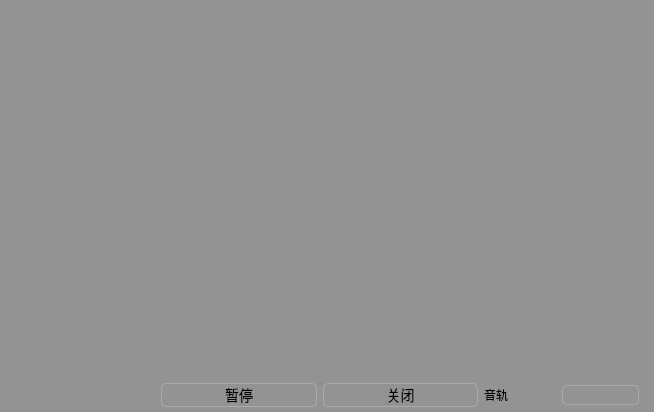
<?xml version="1.0" encoding="UTF-8"?>
<ui version="4.0">
 <class>MP4Player</class>
 <widget class="QMainWindow" name="MP4Player">
  <property name="geometry">
   <rect>
    <x>0</x>
    <y>0</y>
    <width>654</width>
    <height>412</height>
   </rect>
  </property>
  <property name="windowTitle">
   <string>歌曲预览</string>
  </property>
  <property name="styleSheet">
   <string notr="true">QWidget {	
	background: #939393;
	color: whitesmoke;
}

VlcWidgetVideo{
	background:#333333;
}</string>
  </property>
  <widget class="QWidget" name="centralwidget">
   <layout class="QVBoxLayout" name="verticalLayout">
    <property name="leftMargin">
     <number>0</number>
    </property>
    <property name="topMargin">
     <number>0</number>
    </property>
    <property name="rightMargin">
     <number>0</number>
    </property>
    <property name="bottomMargin">
     <number>5</number>
    </property>
    <item>
     <widget class="VlcWidgetVideo" name="video" native="true"/>
    </item>
    <item>
     <widget class="VlcWidgetSeek" name="seek" native="true">
      <property name="sizePolicy">
       <sizepolicy hsizetype="Preferred" vsizetype="Maximum">
        <horstretch>0</horstretch>
        <verstretch>0</verstretch>
       </sizepolicy>
      </property>
     </widget>
    </item>
    <item>
     <layout class="QHBoxLayout" name="horizontalLayout_2">
      <property name="rightMargin">
       <number>15</number>
      </property>
      <item>
       <widget class="VlcWidgetVolumeSlider" name="volume" native="true">
        <property name="sizePolicy">
         <sizepolicy hsizetype="Preferred" vsizetype="Maximum">
          <horstretch>0</horstretch>
          <verstretch>0</verstretch>
         </sizepolicy>
        </property>
       </widget>
      </item>
      <item>
       <widget class="QPushButton" name="pause">
        <property name="styleSheet">
         <string notr="true">QPushButton{
    background-color: rgb(147, 147, 147);
    border: 1px solid rgb(170, 170, 170);
    color:rgb(0, 0, 0);
    font-size:14px;
    border-radius:5px;    
}
QPushButton:hover{
    background-color:rgb(255, 255, 255);
    border: 1px solid rgb(42, 42, 42);
    color:rgb(42, 42, 42);
}

QPushButton:pressed{
    background-color: rgb(255, 146, 62);
    border: 1px solid rgb(255, 146, 62);
    color:rgb(255, 255, 255);
}</string>
        </property>
        <property name="text">
         <string>暂停</string>
        </property>
        <property name="checkable">
         <bool>true</bool>
        </property>
       </widget>
      </item>
      <item>
       <widget class="QPushButton" name="stop">
        <property name="styleSheet">
         <string notr="true">QPushButton{
    background-color: rgb(147, 147, 147);
    border: 1px solid rgb(170, 170, 170);
    color:rgb(0, 0, 0);
    font-size:14px;
    border-radius:5px;    
}
QPushButton:hover{
    background-color:rgb(255, 255, 255);
    border: 1px solid rgb(42, 42, 42);
    color:rgb(42, 42, 42);
}

QPushButton:pressed{
    background-color: rgb(255, 146, 62);
    border: 1px solid rgb(255, 146, 62);
    color:rgb(255, 255, 255);
}</string>
        </property>
        <property name="text">
         <string>关闭</string>
        </property>
       </widget>
      </item>
      <item>
       <layout class="QHBoxLayout" name="horizontalLayout">
        <property name="spacing">
         <number>0</number>
        </property>
        <item>
         <widget class="QLabel" name="label">
          <property name="styleSheet">
           <string notr="true">QLabel{
    color:rgb(0, 0, 0);
}</string>
          </property>
          <property name="text">
           <string>音轨 </string>
          </property>
         </widget>
        </item>
        <item>
         <widget class="QComboBox" name="comboBox">
          <property name="styleSheet">
           <string notr="true">QComboBox{
    border:1px solid rgb(170, 170, 170);
    border-radius:5px;
    font-size:14px;
    color:rgb(0, 0, 0);    
}
QComboBox::down-arrow{
    image:url(:/arrow/images/combobox_down.png);
}
QComboBox::down-arrow:on{
    image:url(:/arrow/images/combobox_up.png);
}
QComboBox QAbstractItemView{
     border:1px solid rgb(170, 170, 170);
     selection-color:rgb(255, 255, 255);
     color:rgb(0, 0, 0);
}

QComboBox QAbstractItemView::item{
        height:30px;
        font-size:10px;
}

QComboBox::drop-down{
    width:20px;
    border:none;
}
QComboBox:on{
    border:1px solid rgb(170, 170, 170);
    border-top-left-radius:5px;
    border-top-right-radius:5px;
    border-bottom-left-radius:0px;
    border-bottom-right-radius:0px;
}

QComboBox#Combobox:hover{
    border:1px solid rgb(42, 42, 42);
	background-color:rgb(255, 255, 255);
    color:rgb(42, 42, 42);
}
QComboBox#Combobox:disabled{
    border:1px solid rgb(201, 201, 201);
    color:rgb(225, 225, 225);
}
</string>
          </property>
         </widget>
        </item>
       </layout>
      </item>
     </layout>
    </item>
   </layout>
  </widget>
 </widget>
 <customwidgets>
  <customwidget>
   <class>VlcWidgetSeek</class>
   <extends>QWidget</extends>
   <header>WidgetSeek.h</header>
   <container>1</container>
  </customwidget>
  <customwidget>
   <class>VlcWidgetVideo</class>
   <extends>QWidget</extends>
   <header>WidgetVideo.h</header>
   <container>1</container>
   <slots>
    <signal>fullscreen()</signal>
    <slot>toggleFullscreen()</slot>
   </slots>
  </customwidget>
  <customwidget>
   <class>VlcWidgetVolumeSlider</class>
   <extends>QWidget</extends>
   <header>WidgetVolumeSlider.h</header>
   <container>1</container>
   <slots>
    <slot>mute()</slot>
    <slot>volumeUp()</slot>
    <slot>volumeDown()</slot>
   </slots>
  </customwidget>
 </customwidgets>
 <resources/>
 <connections/>
</ui>
